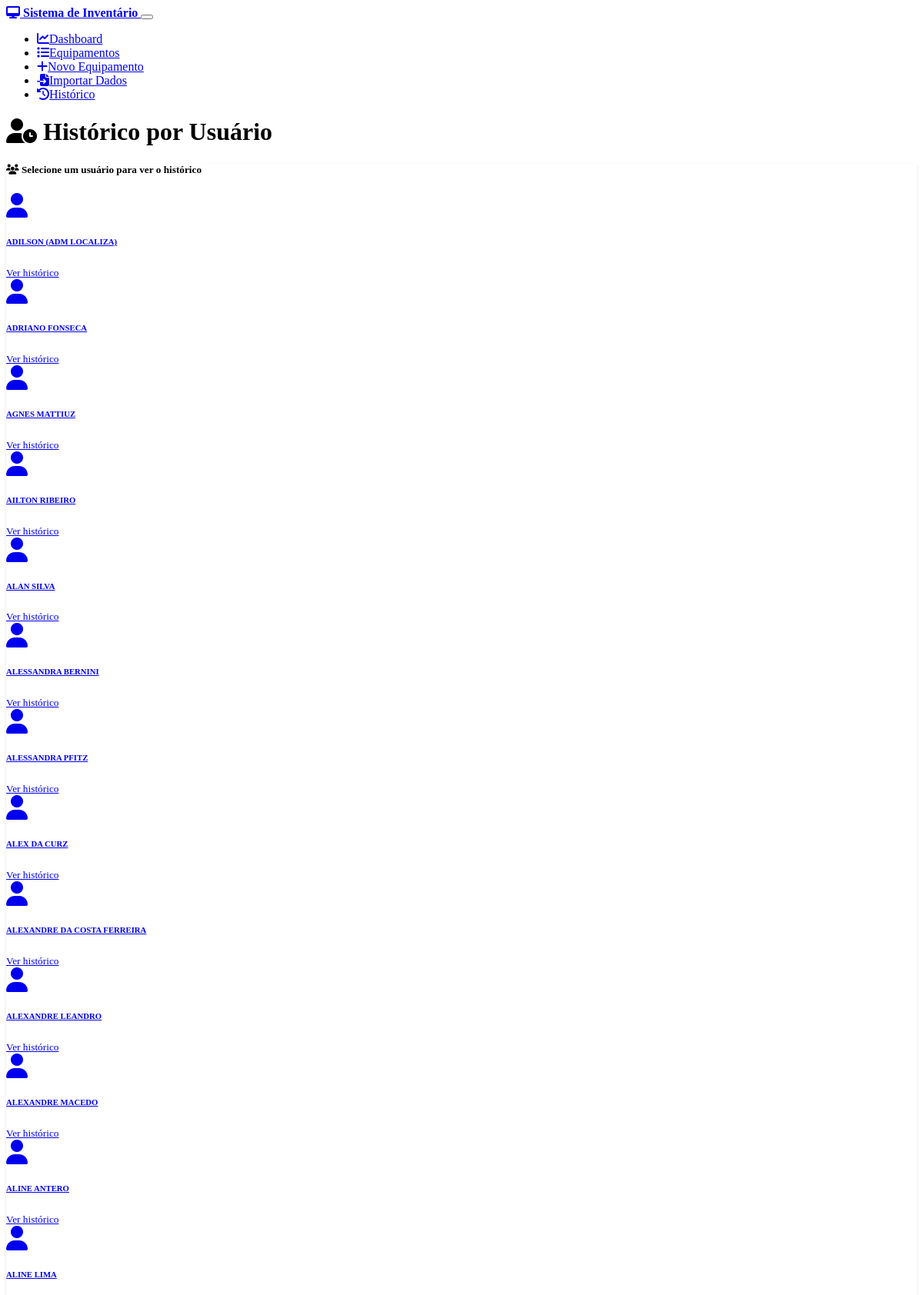
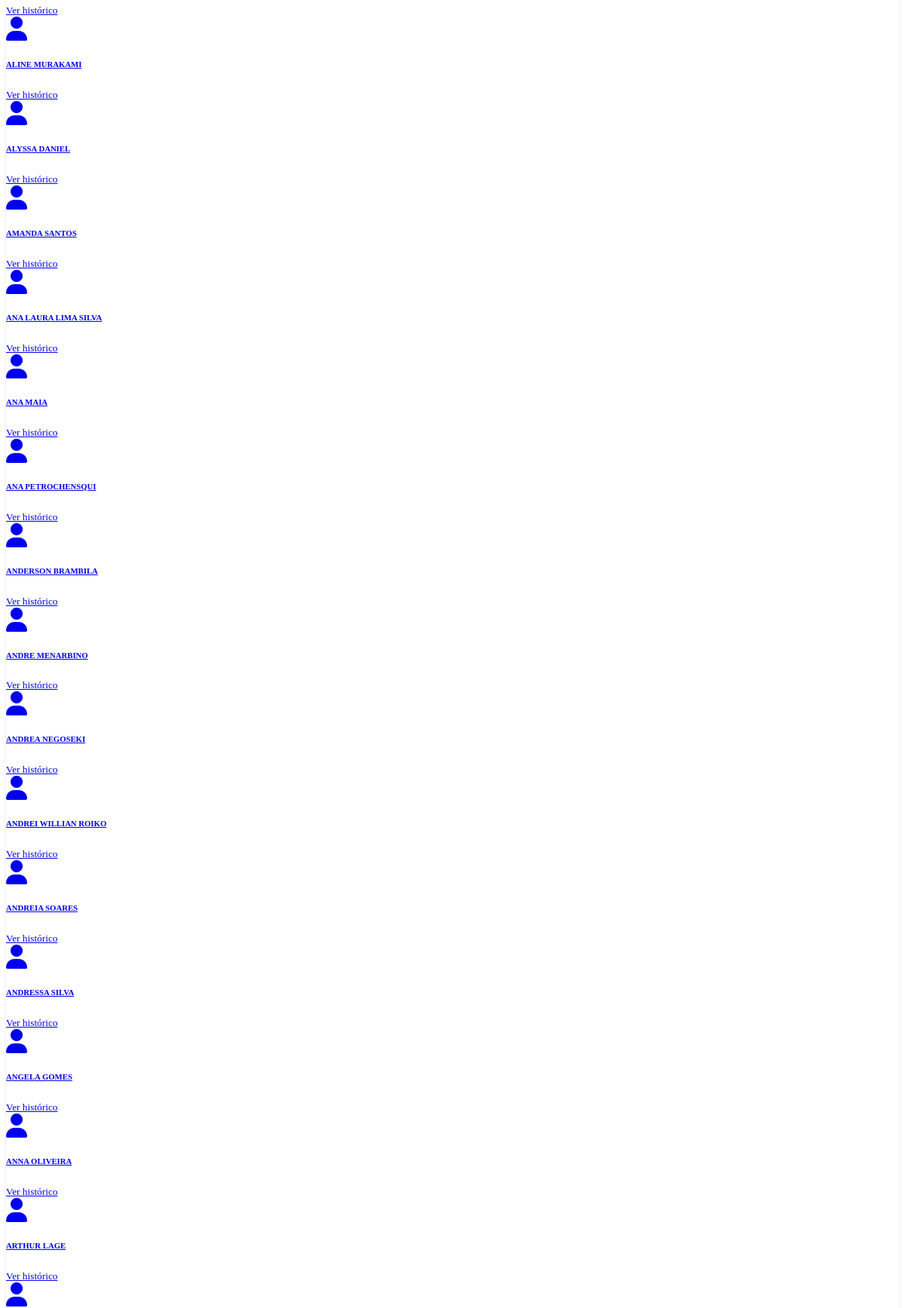
The app's page /history (upper part) with its own data (2 pictures, top to bottom).
### models.py (models this page shows, shortened)
class Equipment(db.Model):
    __tablename__ = 'equipment'
    id = db.Column(db.Integer, primary_key=True)
    responsavel = db.Column(db.String(100), nullable=False)
    uf = db.Column(db.String(2), nullable=False)
    cc = db.Column(db.String(20), nullable=False)  # Centro de Custo
    cnpj = db.Column(db.Text, nullable=False)  # Mudando para Text para permitir múltiplos CNPJs
    fornecedor = db.Column(db.String(100), nullable=True)  # Novo campo fornecedor
    modelo = db.Column(db.String(100), nullable=False)
    status = db.Column(db.String(50), nullable=False, default='Em uso')
    patrimonio = db.Column(db.String(50), unique=True, nullable=False)
    valor = db.Column(db.Float, nullable=False, default=0.0)
    marca = db.Column(db.String(50), nullable=True)
    processador = db.Column(db.String(100), nullable=True)
    memoria_ram = db.Column(db.String(20), nullable=True)
    hd_ssd = db.Column(db.String(50), nullable=True)
    sistema_operacional = db.Column(db.String(50), nullable=True)
    antivirus = db.Column(db.Boolean, default=False)
    termo_assinado = db.Column(db.Boolean, default=False)
    milvus_funcionando = db.Column(db.Boolean, default=False)
    data_aquisicao = db.Column(db.Date, nullable=True)
    data_baixa = db.Column(db.Date, nullable=True)
    created_at = db.Column(db.DateTime, default=datetime.utcnow)
    updated_at = db.Column(db.DateTime, default=datetime.utcnow, onupdate=datetime.utcnow)
    endereco = db.Column(db.String(200), nullable=True)
    telefone = db.Column(db.String(20), nullable=True)
    email = db.Column(db.String(100), nullable=True)
    link_termos = db.Column(db.String(500), nullable=True)  # Link dos termos assinados
    historico_modificacoes = db.Column(db.Text, nullable=True)  # Histórico de modificações
    def get_history(self):
        import json
        if not self.historico_modificacoes:
            return []
        try:
            historico = json.loads(self.historico_modificacoes)
            if isinstance(historico, list):
                return historico
            else:
                return [str(historico)]
        except:
            return [str(self.historico_modificacoes)]  # Fallback for non-JSON data

### routes.py (the view)
@app.route('/history')
def history_log():
    all_equipment = Equipment.query.all()
    equipment_with_history = [eq for eq in all_equipment if eq.get_history()]
    profiles = list(set([eq.responsavel for eq in equipment_with_history]))
    profiles.sort()
    if len(profiles) == 1:
        return redirect(url_for('history_by_profile', profile_name=profiles[0]))
    return render_template('history_log.html',
                         profiles=profiles,
                         show_profile_selection=True)

### templates/history_log.html (shortened to what this page needs)
{% extends "base.html" %}
{% block content %}
<div class="row">
    <div class="col-12">
        <div class="d-flex justify-content-between align-items-center mb-4">
            <h1>
                <i class="fas fa-user-clock me-2"></i>
                {% if current_profile %}Histórico de {{ current_profile }}{% else %}Histórico por Usuário{% endif %}
            </h1>
        </div>
    </div>
</div>
{% if show_profile_selection %}
<div class="row">
    <div class="col-12">
        <div class="card">
            <div class="card-header">
                <h5 class="card-title mb-0">
                    <i class="fas fa-users me-2"></i>
                    Selecione um usuário para ver o histórico
                </h5>
            </div>
            <div class="card-body">
                {% if profiles %}
                    <div class="row">
                        {% for profile in profiles %}
                        <div class="col-md-4 col-lg-3 mb-3">
                            <a href="{{ url_for('history_by_profile', profile_name=profile) }}"
                               class="card text-decoration-none h-100">
                                <div class="card-body text-center">
                                    <i class="fas fa-user fa-2x text-primary mb-3"></i>
                                    <h6 class="card-title">{{ profile }}</h6>
                                    <small class="text-muted">
                                        {% set user_equipment = [] %}
                                        Ver histórico
                                    </small>
                                </div>
                            </a>
                        </div>
                        {% endfor %}
                    </div>
                {% else %}
                    <div class="text-center py-4">
                        <i class="fas fa-user-times fa-3x text-muted mb-3"></i>
                        <h5 class="text-muted">Nenhum usuário com histórico encontrado</h5>
                        <p class="text-muted">Ainda não há usuários com modificações registradas no sistema.</p>
                    </div>
                {% endif %}
            </div>
        </div>
    </div>
</div>
{% endif %}
{% endblock %}

### static/css/custom.css (style rules this page uses)
.card { border: none; box-shadow: 0 2px 4px rgba(0, 0, 0, 0.1); transition: all 0.3s ease; }
[data-bs-theme="dark"] .card { background-color: var(--bs-gray-900); border: 1px solid var(--bs-gray-700); }
:root { --bs-success: #0043a6; --bs-success-rgb: 92, 171, 255; }

### records on screen
Equipment: responsavel "ADILSON (ADM LOCALIZA)"
Equipment: responsavel "ADRIANO FONSECA"
Equipment: responsavel "AGNES MATTIUZ"
Equipment: responsavel "AILTON RIBEIRO"
Equipment: responsavel "ALAN SILVA"
Equipment: responsavel "ALESSANDRA BERNINI"
Equipment: responsavel "ALESSANDRA PFITZ"
Equipment: responsavel "ALEX DA CURZ"
Equipment: responsavel "ALEXANDRE DA COSTA FERREIRA"
Equipment: responsavel "ALEXANDRE LEANDRO"
Equipment: responsavel "ALEXANDRE MACEDO"
Equipment: responsavel "ALINE ANTERO"
Equipment: responsavel "ALINE LIMA"
Equipment: responsavel "ALINE MURAKAMI"
Equipment: responsavel "ALYSSA DANIEL"
Equipment: responsavel "AMANDA SANTOS"
Equipment: responsavel "ANA LAURA LIMA SILVA"
Equipment: responsavel "ANA MAIA"
Equipment: responsavel "ANA PETROCHENSQUI"
Equipment: responsavel "ANDERSON BRAMBILA"
Equipment: responsavel "ANDRE MENARBINO"
Equipment: responsavel "ANDREA NEGOSEKI"
Equipment: responsavel "ANDREI WILLIAN ROIKO"
Equipment: responsavel "ANDREIA SOARES"
Equipment: responsavel "ANDRESSA SILVA"
Equipment: responsavel "ANGELA GOMES"
Equipment: responsavel "ANNA OLIVEIRA"
Equipment: responsavel "ARTHUR LAGE"
